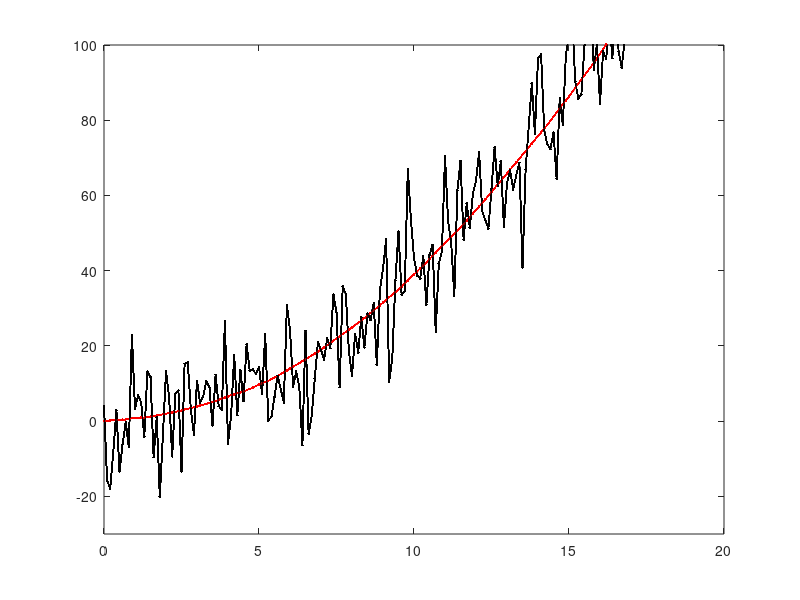

MATLAB code to generate this figure: (Note: this script raises an error after producing the figure.)
%Path estimation of a vehicle by gps using the Kalman Filter:

close all
clear all

duration = 20; %Duration of the time that the GPS try to estimate the
%position of the vehicle.
dt = .1;%How often the GPS detects the signal from the correct position of
%the vehicle


X_loc = []; %Initialization of the actual position of the vehicle
X_loc_GPS = []; %Location of the Vehicle according to the GPS
Y_matrix = zeros(1,duration/dt);%Initialization of the matrix Y

%Now the Kalman Filter Ecuations are defined

A = [1 dt; 0 1]; %State stransition matrix: Prediction of the state of the
%vehicle
B = [dt^2/2; dt];%Input Control matrix: Expected effect of the input
%aceleration in the state of the vehicle
C = [1 0];% Measurement matrix.

a = 0.7; %Aceleration of the vehicle (let's suppose that is constant)
X = [0; 0]; %Initial state of the vehicle; [posistion; velocity]
X_estimate = X; %Initailization of the estimation
Vehicle_noise_magnitude = 0.05; %Noise in the speed of the vehicle
GPS_noise_magnitude = 10; %Noise in the detection of the GPS
Evehicle = Vehicle_noise_magnitude^2 * [dt^4/4 dt^3/2; dt^3/2 dt^2]; %Covariance in the movement of the vehicle
EGPS = GPS_noise_magnitude^2; %Covariance of what the GPS man detects
P = Evehicle; %Estimation of the initial vehicle position variance
X_loc_estimate = []; %Vehicle position matrix estimated by the Kalman


for t = 0: dt : duration
    %The noise change randomly
    Vehicle_noise = Vehicle_noise_magnitude * [randn; randn];
    GPS_noise = GPS_noise_magnitude * randn;
    %The Kalman Filter's ecuations are applied
    X = A*X + B*a + Vehicle_noise;
    Y = C*X + GPS_noise;
    %The values obtained are setted in the corresponding place of the matrix
    X_loc = [X_loc; X(1)];
    X_loc_GPS = [X_loc_GPS; Y];
    
    plot(0:dt:t, X_loc, '-r.');
    plot(0:dt:t, X_loc_GPS, '-k.');
    axis([0 20 -30 100]);
    hold on
    
end

plot(0:dt:t, smooth(X_loc_GPS), '-g.');

X= [0; 0]; % re-initized X


for t = 1:length(X_loc)
   %PREDICTION PART
    X_estimate = A * X_estimate + B * a;
    P = A * P * A' + Evehicle; 
    %UPDATE PART 
    K = (P*C')/(C*P*C'+EGPS);
    X_estimate = X_estimate + K * (X_loc_GPS(t) - C * X_estimate);
    P =(eye(2)-K*C)*P;
     
    X_loc_estimate = [X_loc_estimate; X_estimate(1)];
end

figure(2);
tt = 0 : dt : duration;
plot(tt,X_loc,'-r.',tt,X_loc_GPS,'-k.', tt,X_loc_estimate,'-g.');
axis([0 20 -30 100])



